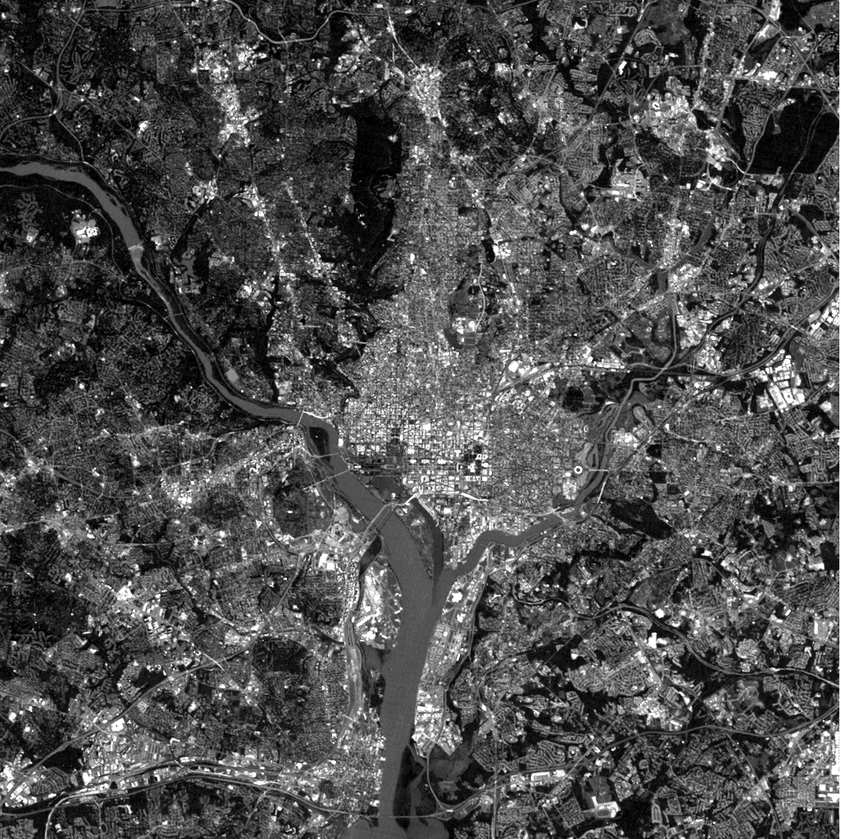
#> input picture resources/Fig1204(WashingtonDC ).tif, 841 x 839 px, shrunk from 1026 x 1024 before the run
$ python main_test.py
#> lines starting #> are read from the running program, lines starting #| are printed output that depends on the picture; after the words box and inside, x2 and y2 are one past the last pixel; in counts of white or black regions, pixels touching at a corner belong together
### functions.py
import numpy as np

'''
Remarque: toutes les fonctions n'acceptent que des images avec des niveaux de gris ou binaires
'''


def seuil_image(img, seuil):
    x_max = len(img)
    y_max = len(img[0])
    img_apres_seuillage = np.zeros((x_max, y_max), dtype=int)
    for i in range(0, x_max):
        for j in range(0, y_max):
            if img[i][j] > seuil:
                img_apres_seuillage[i][j] = 1
            else:
                img_apres_seuillage[i][j] = 0
    return img_apres_seuillage


def addition_2_images(img1, img2, is_binaire=True):
    x_max = len(img1)
    y_max = len(img2)
    y_max = len(img2)
    img_apres_addition = np.zeros((x_max, y_max), dtype=int)

    if is_binaire:
        for i in range(0, x_max):
            for j in range(0, y_max):
                valeur_pixel = int(img1[i][j]) + int(img2[i][j])
                if valeur_pixel > 1:
                    img_apres_addition[i][j] = 1
                else:
                    img_apres_addition[i][j] = valeur_pixel

    else:
        for i in range(0, x_max):
            for j in range(0, y_max):
                valeur_pixel = int(img1[i][j]) + int(img2[i][j])
                if valeur_pixel > 255:
                    img_apres_addition[i][j] = 255
                else:
                    img_apres_addition[i][j] = valeur_pixel
    return img_apres_addition


# Remarque: on n'a pas besoin de spécifier si l'image est binaire ou en niveau de gris
def soustraction_2_images(img1, img2):
    x_max = len(img1)
    y_max = len(img1[0])
    img_apres_soustraction = np.zeros((x_max, y_max), dtype=int)

    for i in range(0, x_max):
        for j in range(0, y_max):
            valeur_pixel = int(img1[i][j]) - int(img2[i][j])
            if valeur_pixel <= 0:
                img_apres_soustraction[i][j] = 0
            else:
                img_apres_soustraction[i][j] = valeur_pixel

    return img_apres_soustraction


'''
L'érosion et la dilatation se font avec l'élément structurant par défaut (de taille 1)suivant:
[[1 1 1]
 [1 1 1]
 [1 1 1]]
'''


def erosion_image_binaire(img, rayon_element_structurant=1):
    x_max = len(img)
    y_max = len(img[0])
    # copier l'image dans une variable locale
    img_apres_erosion = np.array(img, dtype=int)

    if rayon_element_structurant == 0:
        return img_apres_erosion

    # parcourir l'image en prenant en compte la taille de l'élément structurant
    for i in range(rayon_element_structurant, x_max - rayon_element_structurant):
        for j in range(rayon_element_structurant, y_max - rayon_element_structurant):
            # pour ne pas faire les calculs pour les pixels de valeur 0
            if img[i][j] == 1:
                s = 0
                # element structurant
                for ligne_elem_struct in range(-rayon_element_structurant, rayon_element_structurant + 1):
                    for col_elem_struct in range(-rayon_element_structurant, rayon_element_structurant + 1):
                        s += img[i + ligne_elem_struct][j + col_elem_struct]
                # rayon 1 => 3*3 = (2*1 +1)^2; rayon 2 => 5*5 = (2*2 +1)^2; rayon 3 => (2*3+1)^2
                # rayon n => (2*n +1)^2 éléments dans la matrice
                if s != (2 * rayon_element_structurant + 1) ** 2:
                    img_apres_erosion[i][j] = 0

    # on met les pixels non parcourus à 0
    # bords de l'image
    for i in range(0, x_max):
        for j in range(0, rayon_element_structurant):
            img_apres_erosion[i][j] = 0
            img_apres_erosion[i][y_max - j - 1] = 0
    for j in range(0, y_max):
        for i in range(0, rayon_element_structurant):
            img_apres_erosion[i][j] = 0
            img_apres_erosion[x_max - i - 1][j] = 0

    return img_apres_erosion


def dilatation_image_binaire(img, rayon_element_structurant=1):
    x_max = len(img)
    y_max = len(img[0])
    # copier l'image dans une variable locale
    img_apres_dilatation = np.array(img, dtype=int)

    if rayon_element_structurant == 0:
        return img_apres_dilatation

    # parcourir l'image en prenant en compte la taille de l'élément structurant
    for i in range(rayon_element_structurant, x_max - rayon_element_structurant):
        for j in range(rayon_element_structurant, y_max - rayon_element_structurant):
            # pour ne pas faire les calculs pour les pixels de valeur 1
            if img[i][j] == 0:
                s = 0
                # element structurant
                for ligne_elem_struct in range(-rayon_element_structurant, rayon_element_structurant + 1):
                    for col_elem_struct in range(-rayon_element_structurant, rayon_element_structurant + 1):
                        s += img[i + ligne_elem_struct][j + col_elem_struct]
                if s > 0:
                    img_apres_dilatation[i][j] = 1
    return img_apres_dilatation


# ouverture: érosion suivie d'une dilatation
def ouverture_img(img):
    img_apres_ouverture = dilatation_image_binaire(erosion_image_binaire(img))
    return img_apres_ouverture


# fermeture: dilatation suivie d'une érosion
def fermeture_img(img):
    img_apres_ouverture = erosion_image_binaire(dilatation_image_binaire(img))
    return img_apres_ouverture


'''
on réalise l'amincissement et l'epaississement avec une configuration qu'on donne dans les paramètres
la configuration correspond à un élément structurant
la valeur 2 correspond à une valeur quelconque
Example d'élément structant:
    element_structurant = [[0 1 0]
                           [2 1 2]
                           [0 1 0]]
'''
ELEMENT_STRUCTURANT_PAR_DEFAUT = [[1, 1, 1],
                                  [1, 1, 1],
                                  [1, 1, 1]]


def amincissement_img(img, element_structurant=ELEMENT_STRUCTURANT_PAR_DEFAUT):
    x_max = len(img)
    y_max = len(img[0])
    img_apres_amincissement = np.array(img, dtype=int)
    # parcourir l'image : appliquer l'amincissement et copier le bon résultat dans img_apres_amincissement
    for i in range(1, x_max - 1):
        for j in range(1, y_max - 1):
            # on n'applique l'amincissement qu'aux pixels mis à 1
            # car le but est de voir si on doit en mettre à 0
            if img[i][j] == 1:
                # parcourir les pixels contenus dans l'élément structurant
                nbr_pixels_identiques = 0
                # break_boucle sert à arrêter la boucle lorsque la configuration n'est pas satisfaite
                # on l'ajoute juste pour des raisons de performance
                # break_boucle = False
                for ligne_elem_struct in range(-1, 2):
                    for col_elem_struct in range(-1, 2):
                        if element_structurant[ligne_elem_struct + 1][col_elem_struct + 1] == 2:
                            nbr_pixels_identiques += 1
                        else:
                            differance = img[i + ligne_elem_struct][j + col_elem_struct] \
                                         - element_structurant[ligne_elem_struct + 1][col_elem_struct + 1]
                            if differance == 0:
                                nbr_pixels_identiques += 1
                                '''
                            else:
                                #sortir de la quatrième boucle
                                break_boucle = True
                                break
                        #sortir de la troisième boucle
                        if break_boucle:
                            break
                            '''
                # vérifier si la configuration est satisfaite
                if nbr_pixels_identiques == 9:
                    img_apres_amincissement[i][j] = 0

    return img_apres_amincissement


# Remarque: avec l'élément structurant par défaut, aucune modification sera faite
def epaississement_img(img, element_structurant=ELEMENT_STRUCTURANT_PAR_DEFAUT):
    x_max = len(img)
    y_max = len(img[0])
    img_apres_epaississement = np.array(img, dtype=int)
    # parcourir l'image : appliquer l'epaississement et copier le bon résultat dans img_apres_epaississement
    for i in range(1, x_max - 1):
        for j in range(1, y_max - 1):
            # on n'applique l'amincissement qu'aux pixels mis à 0
            # car le but est de voir si on doit en mettre à 1
            if img[i][j] == 0:
                # parcourir les pixels contenus dans l'élément structurant
                nbr_pixels_identiques = 0
                # break_boucle sert à arrêter la boucle lorsque la configuration n'est pas satisfaite
                # on l'ajoute juste pour des raisons de performance
                # break_boucle = False
                for ligne_elem_struct in range(-1, 2):
                    for col_elem_struct in range(-1, 2):
                        if element_structurant[ligne_elem_struct + 1][col_elem_struct + 1] == 2:
                            nbr_pixels_identiques += 1
                        else:
                            differance = img[i + ligne_elem_struct][j + col_elem_struct] \
                                         - element_structurant[ligne_elem_struct + 1][col_elem_struct + 1]
                            if differance == 0:
                                nbr_pixels_identiques += 1
                                '''
                            else:
                                #sortir de la quatrième boucle
                                break_boucle = True
                                break
                        #sortir de la troisième boucle
                        if break_boucle:
                            break
                            '''
                # vérifier si la configuration est satisfaite
                if nbr_pixels_identiques == 9:
                    img_apres_epaississement[i][j] = 1

    return img_apres_epaississement


def squelette_lantuejoul(img, iteration_lantejoul=30):
    x_max = len(img)
    y_max = len(img[0])
    img_squelette_lantuejoul = np.zeros((x_max, y_max), dtype=int)

    img_full_zeros = np.zeros((x_max, y_max), dtype=int)
    # formule simplifiée du théorème de Lantuejoul: on commence de 1
    for n in range(1, iteration_lantejoul + 1):
        img_erodee_rayon_n = erosion_image_binaire(img, n)
        if (img_erodee_rayon_n == img_full_zeros).all():
            break
        img_ouverte_img_erodee_rayon_n = ouverture_img(img_erodee_rayon_n)
        print(f"LANTUEJOUL - boucle : {n}")
        img_diff = soustraction_2_images(img_erodee_rayon_n, img_ouverte_img_erodee_rayon_n)
        img_squelette_lantuejoul = addition_2_images(img_squelette_lantuejoul, img_diff)

    return img_squelette_lantuejoul


def squelette_amincissement_homotopique(img):
    # copier l'image dans des variables locales
    img_squelette_amincissement_homotopique_post = np.array(img, dtype=int)
    img_squelette_amincissement_homotopique_pre = np.array(img, dtype=int)
    # la valeur 2 correspond à une valeur quelconque
    element_structurant = [[0, 0, 0],
                           [2, 1, 2],
                           [1, 1, 1]]

    # calculer le squelette jusqu'à l'idempotance
    # la boucle "do...while(condition)" n'existe pas en Python
    # on utilise alors la syntaxe suivante: while True ... if(condition): break
    compteur = 0
    compteur_similitude = 0
    while True:
        img_squelette_amincissement_homotopique_post = amincissement_img(img_squelette_amincissement_homotopique_post,
                                                                         element_structurant)

        compteur += 1
        print(f'Amincissement homotopique - boucle: {compteur}')

        # vérifier l'idempotance
        if (img_squelette_amincissement_homotopique_pre == img_squelette_amincissement_homotopique_post).all():
            compteur_similitude += 1
        else:
            compteur_similitude = 0
        if compteur_similitude > 10 or compteur > 500:
            break

        # copie par valeur
        img_squelette_amincissement_homotopique_pre = np.copy(img_squelette_amincissement_homotopique_post)
        #rotation de la matrice de l'élémet structurant
        element_structurant = rotate_matrixe_sens_negatif(element_structurant)

    return img_squelette_amincissement_homotopique_post


def rotate_matrixe_sens_negatif(element_structurant):
    element_structurant_rotated = np.array(element_structurant, dtype=int)
    '''
    Par exemple [[2, 0, 2],
                [1, 1, 0],
                [1, 1, 2]]
    devient [[1, 2, 0],
            [1, 1, 2],
            [1, 2, 0]]
    '''
    #copier les éléments de la matrice (le centre non compris) dans un tableau 1d
    #en gardant l'ordre
    elements_matrice_1d_sans_centre = np.zeros(8, dtype=int)

    elements_matrice_1d_sans_centre[0] = element_structurant[0][0]
    elements_matrice_1d_sans_centre[1] = element_structurant[0][1]
    elements_matrice_1d_sans_centre[2] = element_structurant[0][2]
    elements_matrice_1d_sans_centre[3] = element_structurant[1][2]
    elements_matrice_1d_sans_centre[4] = element_structurant[2][2]
    elements_matrice_1d_sans_centre[5] = element_structurant[2][1]
    elements_matrice_1d_sans_centre[6] = element_structurant[2][0]
    elements_matrice_1d_sans_centre[7] = element_structurant[1][0]

    #appliquer la rotation
    element_structurant_rotated[0][1] = elements_matrice_1d_sans_centre[0]
    element_structurant_rotated[0][2] = elements_matrice_1d_sans_centre[1]
    element_structurant_rotated[1][2] = elements_matrice_1d_sans_centre[2]
    element_structurant_rotated[2][2] = elements_matrice_1d_sans_centre[3]
    element_structurant_rotated[2][1] = elements_matrice_1d_sans_centre[4]
    element_structurant_rotated[2][0] = elements_matrice_1d_sans_centre[5]
    element_structurant_rotated[1][0] = elements_matrice_1d_sans_centre[6]
    element_structurant_rotated[0][0] = elements_matrice_1d_sans_centre[7]

    print("element structurant: ")
    print(element_structurant)
    print("element structurant rotated")
    print(element_structurant_rotated)

    return element_structurant_rotated

### main_test.py
import matplotlib.pyplot as plt
import matplotlib.image as mpimg
from functions import *

if __name__ == '__main__':
    # Generate picture
    img = np.zeros((120, 120), dtype=int)
    img[27][27] = 1
    img[7][8] = 1
    for i in range(0, 20):
        img[i + 10][10] = 1
        img[i + 10][11] = 1
        img[i + 10][12] = 1
        for j in range(0, 6):
            img[i + 10][j + 14] = 1
    '''
    for j in range(20, len(img[0]) - 20):
        for i in range(40, 100):
            img[i][j] = 1
    '''
    for i in range(40, 60):
        for j in range(30, 90):
            img[i][j] = 1

    for i in range(60, 90):
        for j in range(30, 45):
            img[i][j] = 1
            img[i][j + 45] = 1

    img2 = np.zeros((120, 120), dtype=int)
    for i in range(50, 80):
        for j in range(0, 10):
            img2[i][j + 50] = 1

    #image to test "seuil"
    chemin_img_DC = "./resources/Fig1204(WashingtonDC ).tif"
    img_DC = mpimg.imread(chemin_img_DC)
#> img_DC is the input picture: shape (839, 841); min 0, max 255, mean 77.7
    #show initial image
    plt.imshow(img_DC, cmap=plt.cm.gray)
    plt.title("Image to test 'seuil'")
    plt.show()
    # threshold test
    img_DC = seuil_image(img_DC, 100)
#> in seuil_image, `x_max = len(img)`: x_max = 839
#> in seuil_image, `y_max = len(img[0])`: y_max = 841
#> after the loop in seuil_image, `for i in range(0, x_max):`:
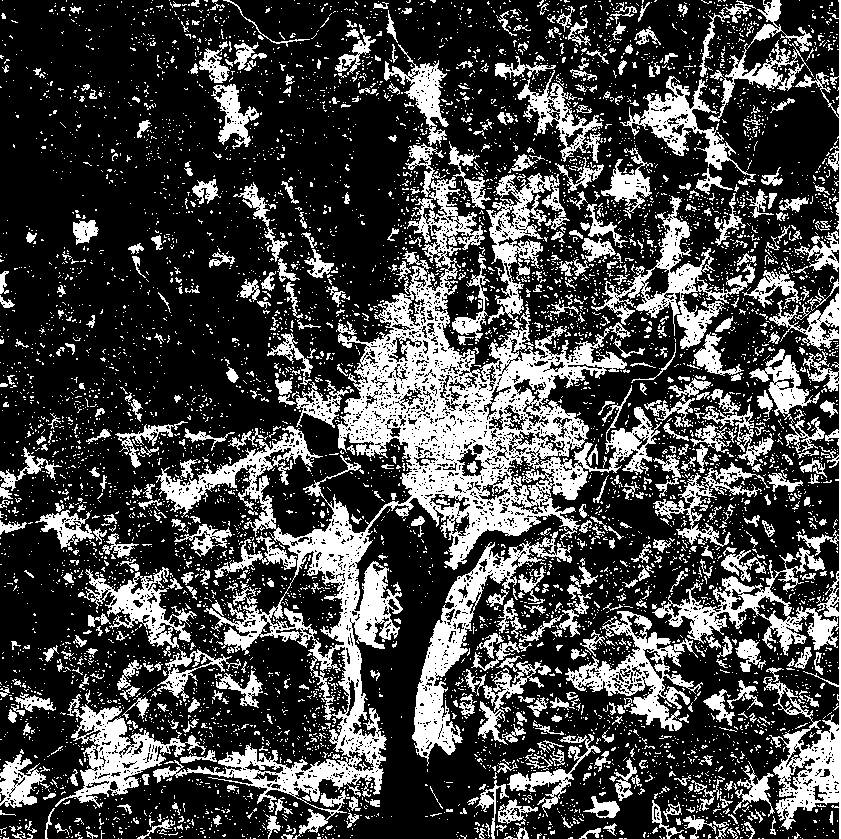
#> img_apres_seuillage: shape (839, 841) int64; values 0 (black) and 1 (white), 27.9% white; 6861 white regions (6256 under 20 px), largest, box (x1, y1, x2, y2) and area: (153, 143, 662, 839) 61580, (763, 0, 841, 839) 9876, (412, 531, 572, 766) 6637
    plt.imshow(img_DC, cmap=plt.cm.gray)
    plt.title("'seuil' test")
    plt.show()

    # Display generate picture
    plt.imshow(img, cmap='gray')
    plt.title("Generated picture")
    plt.show()
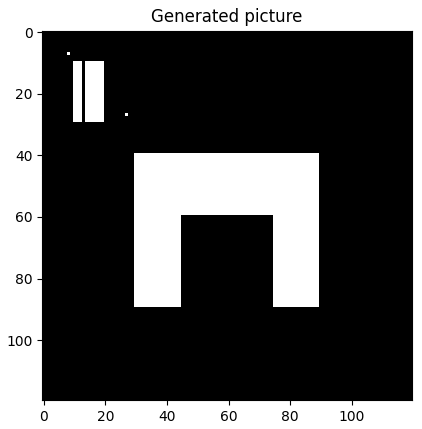
#> figure drawn by matplotlib, 1 panel

    # Record picture
    # img_pieces = mpimg.imread("./resources/frog_binary3.gif")
    # print("img_pieces.shape: '{}'".format(img_pieces.shape))


    # Save image to be processed
    img_a_traiter = img

    # Create figure for global result display
    fig = plt.figure(figsize=(5, 2))
    columns = 4
    rows = 3

    # ax enables access to manipulate each of subplots
    ax = []

    # create subplot and append to ax
    ax.append(fig.add_subplot(rows, columns, 1))
    ax[-1].set_title("Image originale")
    plt.imshow(img_a_traiter, cmap='gray')

    # Display img2 for subtraction and addition
    ax.append(fig.add_subplot(rows, columns, 2))
    ax[-1].set_title("Deuxième image")
    plt.imshow(img2, cmap='gray')

    # Calculate and display img_addition
    img_addition = addition_2_images(img_a_traiter, img2)
    ax.append(fig.add_subplot(rows, columns, 3))
    ax[-1].set_title("Addition")
    plt.imshow(img_addition, cmap='gray')

    # Calculate and display img_soustraction
    img_soustraction = soustraction_2_images(img_a_traiter, img2)
    ax.append(fig.add_subplot(rows, columns, 4))
    ax[-1].set_title("Soustraction")
    plt.imshow(img_soustraction, cmap='gray')

    # Calculate and display img_erodee
    img_erodee = erosion_image_binaire(img_a_traiter, rayon_element_structurant=1)
    ax.append(fig.add_subplot(rows, columns, 5))
    ax[-1].set_title("Erosion")
    plt.imshow(img_erodee, cmap='gray')

    # Calculate and display img_dilatee
    img_dilatee = dilatation_image_binaire(img_a_traiter)
    ax.append(fig.add_subplot(rows, columns, 6))
    ax[-1].set_title("Dilatation")
    plt.imshow(img_dilatee, cmap='gray')

    # Calculate and display img_ouverture
    img_ouverture = ouverture_img(img_a_traiter)
    ax.append(fig.add_subplot(rows, columns, 7))
    ax[-1].set_title("Ouverture")
    plt.imshow(img_ouverture, cmap='gray')

    # Calculate and display img_fermeture
    img_fermeture = fermeture_img(img_a_traiter)
    ax.append(fig.add_subplot(rows, columns, 8))
    ax[-1].set_title("Fermeture")
    plt.imshow(img_fermeture, cmap='gray')

    # Calculate and display img_epaississement
    elem_struct_epaissi = [[2, 0, 2], [1, 0, 2], [2, 2, 2]]
    img_epaississement = epaississement_img(img_a_traiter, elem_struct_epaissi)
    ax.append(fig.add_subplot(rows, columns, 9))
    ax[-1].set_title("Epaississement")
    plt.imshow(img_epaississement, cmap='gray')

    # Calculate and display img_amincissement
    img_amincissement = amincissement_img(img_a_traiter)
    ax.append(fig.add_subplot(rows, columns, 10))
    ax[-1].set_title("Amincissement")
    plt.imshow(img_amincissement, cmap='gray')

    # Calculate and display img_squelette_lantuejoul
    img_squelette_lantuejoul = squelette_lantuejoul(img_a_traiter, iteration_lantejoul=30)
    ax.append(fig.add_subplot(rows, columns, 11))
    ax[-1].set_title("Squelette Lantuejoul")
    plt.imshow(img_squelette_lantuejoul, cmap='gray')

    # Calculate and display img_squelette_amincissement
    img_squelette_amincissement = squelette_amincissement_homotopique(img_a_traiter)
    ax.append(fig.add_subplot(rows, columns, 12))
    ax[-1].set_title("Squelette amincissement homotopique")
    plt.imshow(img_squelette_amincissement, cmap='gray')

    plt.show()  # finally, render the plot
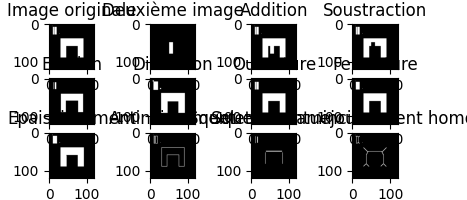
#> figure drawn by matplotlib, 12 panels
